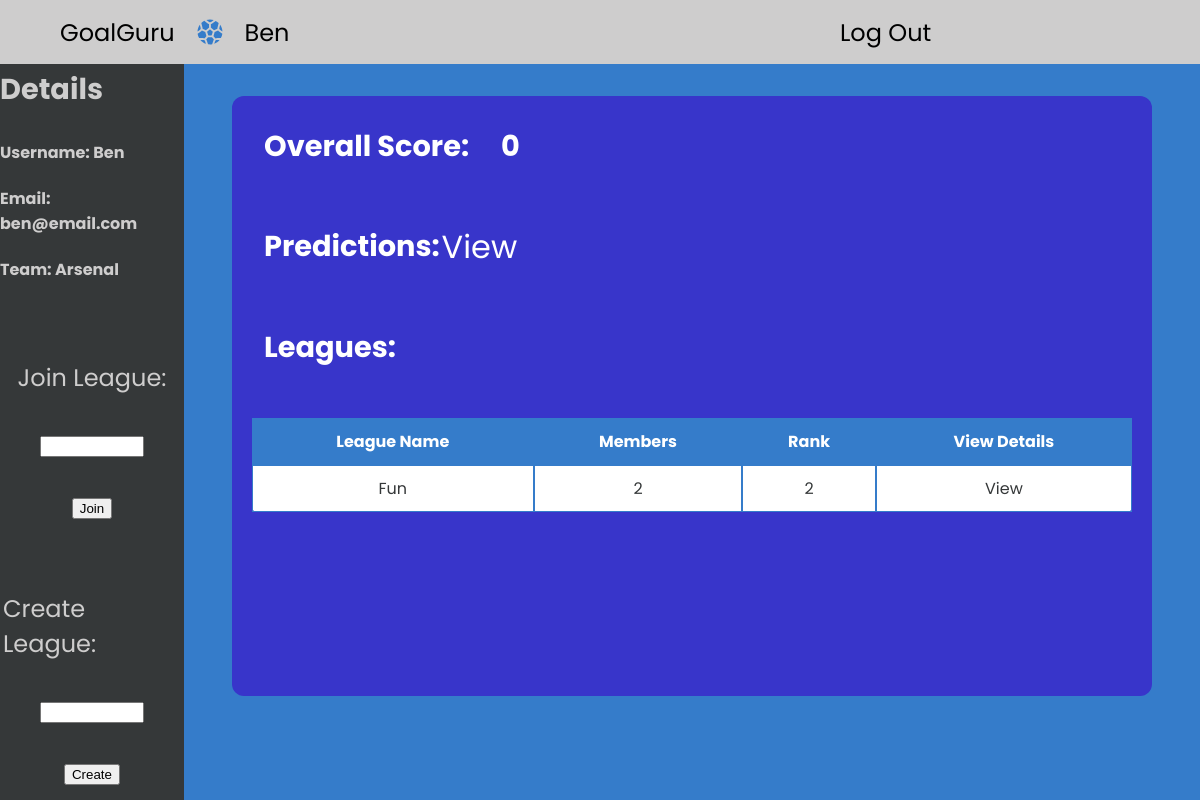
Screenshot of /home (signed in) with the database file from the repository.
### models.py (models this page shows, shortened)
class User(UserMixin, Base):
    __tablename__ = "users"
    user_id = Column(Integer, primary_key=True, autoincrement=True)
    username = Column(String(1000), unique=True)
    email = Column(String(100), unique=True)
    password = Column(String(100))
    favourite_team = Column(String(500))
    def get_id(self):
        return self.user_id

class League(Base):
    __tablename__ = "leagues"
    league_id = Column(Integer, primary_key=True, autoincrement=True)
    name = Column(String(1000), unique=True)

### main.py (the view)
@app.route("/home")
@login_required
def home():
    current_url = request.url
    leagues_data = []
    for league in current_user.leagues:
        members_count = session.query(func.count(league_user_association.c.user_id)).filter(
            league_user_association.c.league_id == league.league_id
        ).scalar()
        user_ids = session.query(User.user_id).join(League.users).filter(League.league_id == league.league_id).all()
        user_ids = [user_id for (user_id,) in user_ids]
        player_scores = []
        for user in user_ids:
            score = get_score(user)
            data = {
                'user_id': user,
                'score': score
            }
            player_scores.append(data)
            player_scores = sorted(player_scores, key=lambda x: x["score"], reverse=True)
        rank = None
        for i, item in enumerate(player_scores):
            if item['user_id'] == current_user.get_id():
                rank = i + 1
                break
        if members_count is not None:
            response_data = {
                'league_name': league.name,
                'members_count': members_count,
                'rank': rank
            }
            leagues_data.append(response_data)
        else:
            print("League has no members or no league found")
    overall_score = get_score(current_user.get_id())
    return render_template("home.html", logged_in=True, current_url=current_url, leagues=leagues_data,
                           overall_score=overall_score)

### main.py (called while the page is built)
@login_manager.user_loader
def load_user(user_id):
    user = session.query(User).get(int(user_id))
    return user

def get_score(user_id):
    scores = session.query(UserGameWeekScore).filter_by(user_id=user_id).all()
    overall_score = 0
    for score in scores:
        overall_score += score.score
    return overall_score

### templates/home.html (shortened to what this page needs)
{% extends "base.html" %} {% block content %}
<div class="main-content">
  <div class="left-bar">
    <div id="user-details">
      <h3>Details</h3>
      <h4>Username: {{ current_user.username }}</h4>
      <h4>Email: {{ current_user.email }}</h4>
      <h4>Team: {{ current_user.favourite_team }}</h4>
    </div>
    <form class="create-league-form" action="" method="POST" id="join-league-form" data-url="{{ url_for('join_league') }}">
      <label id="join-league-name-label" for="join-league-name">Join League:</label
      ><br />
      <input type="text" id="join-league-name" name="league-name" /><br />
      <input id="join-league-form-button" type="submit" value="Join" />
    </form>
    <form class="create-league-form" action="" method="POST" id="create-league-form" data-url="{{ url_for('create_league') }}">
      <label id="create-league-name-label" for="create-league-name">Create League:</label
      ><br />
      <input type="text" id="create-league-name" name="league-name" /><br />
      <input id="create-league-form-button" type="submit" value="Create" />
    </form>
  </div>
  <div class="home-hub-padding">
    <div class="home-hub">
      <div class="predictions-wrapper">
        <h3 id="score-title">Overall Score:</h3>
        <h3 id="score">{{ overall_score }}</h3>
      </div>
      <div class="predictions-wrapper">
        <h3 id="predictions-title-home" class="predictions-wrapper-element">Predictions:</h3>
        <a href="{{ url_for('predictions') }}" class="predictions-wrapper-element" id="view-predictions">View</a>
      </div>
      <h3 id="leagues-title">Leagues:</h3>
      <div class="table-container">
        <div class="table-scroll">
          <table class="styled-table">
            <thead>
              <tr>
                <th>League Name</th>
                <th>Members</th>
                <th>Rank</th>
                <th>View Details</th>
              </tr>
            </thead>
            <tbody>
              {% for league in leagues %}
              <tr>
                <td>{{ league['league_name'] }}</td>
                <td>{{ league['members_count'] }}</td>
                <td>{{ league['rank'] }}</td>
                <td><a href="{{ url_for('league', league=league['league_name']) }}">View</a></td>
              </tr>
              {% endfor %}
            </tbody>
          </table>
        </div>
      </div>
    </div>
  </div>
</div>
{% endblock %}

### templates/base.html (shortened to what this page needs)
<!DOCTYPE html>
<html lang="en">
  <head>
    <link rel="stylesheet" href="{{ url_for('static', filename='style.css') }}" />
  </head>
  <body>
    <nav>
      <div class="nav-left-items">
        <p>GoalGuru</p>
        <div class="svg-container">
          <img src="../static/blue-logo-football.svg" alt="football" />
        </div>
        {% if logged_in %}
        <p>{{ current_user.username }}</p>
        {% endif %}
      </div>
      <ul class="nav-right-items">
        <li class="nav-bar-item"><a href="{{ url_for('index') }}">Log Out</a></li>
      </ul>
    </nav>
    {% block content %} {% endblock %}
  </body>
</html>

### static/style.css (style rules this page uses)
html { font-size: 16px; }
body { box-sizing: border-box; font-family: Poppins, sans-serif; margin: 0; height: 100vh; width: 100vw; background-color: #357cca; display: flex; align-items: center; justify-content: center; flex-direction: column; overflow-x: hidden; overflow-y: hidden; }
h3 { font-size: 1.8rem; }
ul { list-style: none; padding-left: 0; }
a { text-decoration: none; color: inherit; }
nav { margin: 0; position: absolute; left: 0; top: 0; width: 100vw; display: flex; justify-content: space-between; background-color: #cecdcd; font-size: 1.5rem; height: 4rem; }
.nav-right-items { display: flex; gap: 20px; flex: 0 0 30%; align-items: center; }
.nav-left-items { display: flex; gap: 20px; flex: 0 0 20%; margin-left: 5vw; align-items: center; }
.nav-bar-item { width: 7rem; }
.svg-container img { width: 100%; height: 100%; }
.svg-container { display: flex; align-items: center; width: 30px; }
label { font-size: 1.5rem; }
.main-content { width: 100%; height: 100%; display: flex; }
.left-bar { width: 20vw; background-color: #353839; display: flex; flex-direction: column; justify-content: center; align-items: center; }
#user-details { margin-top: 5vh; color: #cecdcd; }
.create-league-form { padding-top: 7vh; display: flex; flex-direction: column; justify-content: center; align-items: center; }
.create-league-form input, .create-league-form label { margin-bottom: 1rem; }
#create-league-name-label { color: #cecdcd; margin-left: 3px; margin-right: 3px; }
#create-league-name { width: 6rem; }
#join-league-name-label { color: #cecdcd; margin-left: 3px; margin-right: 3px; }
#join-league-name { width: 6rem; }
.home-hub { background-color: #3835ca; height: 100%; width: 100%; border-radius: 12px; color: white; }
.home-hub h3 { margin-left: 2rem; }
.home-hub-padding { width: 100%; height: 75vh; padding: 6rem 3rem; }
.predictions-wrapper { display: flex; }
.predictions-wrapper-element { box-sizing: border-box; text-align: left; display: flex; flex-direction: column; justify-content: center; }
#predictions-title-home { flex: 20%; }
#view-predictions { flex: 80%; }
#view-predictions { font-size: 2rem; }
.table-container { padding: 20px; border-radius: 10px; }
.table-scroll { overflow-y: auto; max-height: 30vh; border-spacing: 0; }
.styled-table { width: 100%; border-collapse: separate; border-spacing: 0; background-color: white; border-radius: 5px; }
.styled-table th, .styled-table td { padding: 10px; text-align: center; border: 1px solid #357cca; color: #353839; }
.styled-table th { background-color: #357cca; color: white; }
.styled-table thead { position: sticky; top: 0; }

### rows the page displays
User: username "Ben", email "ben@email.com", favourite_team "Arsenal"
League: league_name "Fun", members_count "2", rank "2"

### other values shown
{{ overall_score }} "0"
